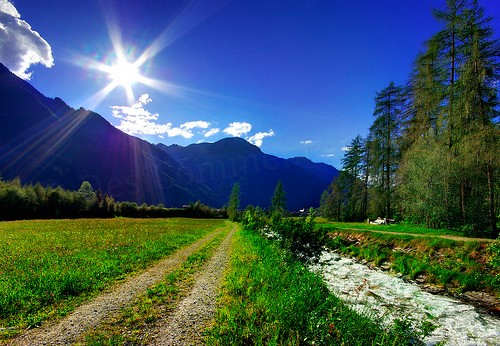
#> input picture Trilha Inicial/shine/shine54.jpg, 500 x 346 px
$ jupyter execute test_shine_realce_agucamento.ipynb
#> lines starting #> are read from the running program, lines starting #| are printed output that depends on the picture
### Importações

[cell 1]
from matplotlib import pyplot as plt
import numpy as np
import cv2
from skimage import exposure

### Aguçamento

**7.3	FILTRO	MÁSCARA	DE	DESAGUÇAMENTO**

[cell 2]
imgOriginal = cv2.imread('shine54.jpg', 1)
#> imgOriginal is the input picture: shape (346, 500, 3); mean B, G, R 100.6, 89.2, 65.4
imgSuavizada = cv2.GaussianBlur(imgOriginal, (13,13), 3)
imgDetalhes = 3 * cv2.subtract(imgOriginal, imgSuavizada)
imgRealcada = cv2.add(imgOriginal, imgDetalhes)

imgOriginal = imgOriginal[::2,::2] # Diminui a imagem
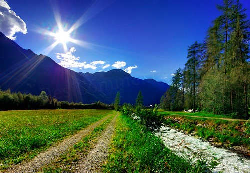
#> imgOriginal: shape (173, 250, 3); mean B, G, R 100.8, 89.3, 65.4
imgSuavizada = imgSuavizada[::2,::2] # Diminui a imagem
#> imgSuavizada: shape (173, 250, 3)
imgDetalhes = imgDetalhes[::2,::2] # Diminui a imagem
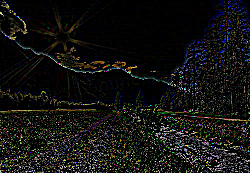
#> imgDetalhes: shape (173, 250, 3); mean B, G, R 16.9, 18.8, 19
imgRealcada = imgRealcada[::2,::2] # Diminui a imagem
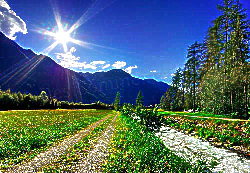
#> imgRealcada: shape (173, 250, 3); mean B, G, R 114.4, 103.6, 80.2

cv2.imshow("Original", imgOriginal)
cv2.imshow("Suavizada", imgSuavizada)
#cv2.imshow("Bordas", imgDetalhes)
cv2.imshow("Realcada", imgRealcada)
cv2.waitKey(0)
cv2.destroyAllWindows()

***shine18.jpg***

***shine25.jpg***

***shine41.jpg***

***shine49.jpg***

***shine54.jpg***

[cell 3]
imgOriginal = cv2.imread('shine39.jpg', 1)
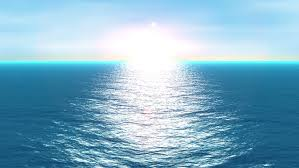
#> input picture Trilha Inicial/shine/shine39.jpg, 299 x 168 px
#> imgOriginal is the input picture: shape (168, 299, 3); mean B, G, R 201.1, 178.6, 132
imgSuavizada = cv2.GaussianBlur(imgOriginal, (13,13), 3)
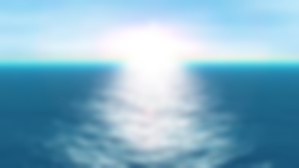
#> imgSuavizada: shape (168, 299, 3); mean B, G, R 201.1, 178.6, 132
imgDetalhes = 3 * cv2.subtract(imgOriginal, imgSuavizada)
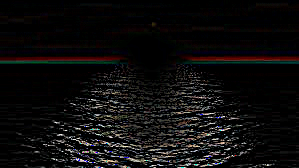
#> imgDetalhes: shape (168, 299, 3); mean B, G, R 12.7, 12.7, 13.8
imgRealcada = cv2.add(imgOriginal, imgDetalhes)
#> imgRealcada: shape (168, 299, 3)

size = (256, 256)
imgOriginal = cv2.resize(imgOriginal, size, interpolation = cv2.INTER_AREA)
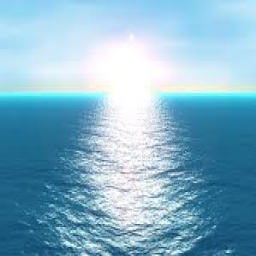
#> imgOriginal: shape (256, 256, 3); mean B, G, R 201.1, 178.5, 131.9
imgSuavizada = cv2.resize(imgSuavizada, size, interpolation = cv2.INTER_AREA)
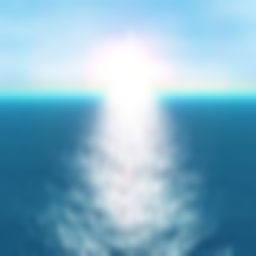
#> imgSuavizada: shape (256, 256, 3); mean B, G, R 201.1, 178.5, 131.9
imgDetalhes = cv2.resize(imgDetalhes, size, interpolation = cv2.INTER_AREA)
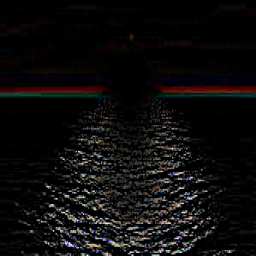
#> imgDetalhes: shape (256, 256, 3); mean B, G, R 12.6, 12.7, 13.7
imgRealcada = cv2.resize(imgRealcada, size, interpolation = cv2.INTER_AREA)
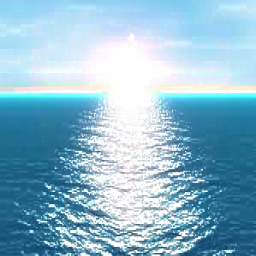
#> imgRealcada: shape (256, 256, 3); mean B, G, R 206.1, 184.8, 140.9

cv2.imshow("Original", imgOriginal)
cv2.imwrite("shine39Original.jpg", imgOriginal)

cv2.imshow("Suavizada", imgSuavizada)
cv2.imwrite("shine39Suavizada.jpg", imgSuavizada)

cv2.imshow("Realcada", imgRealcada)
cv2.imwrite("shine39Realcada.jpg", imgRealcada)

cv2.waitKey(0)
cv2.destroyAllWindows()
